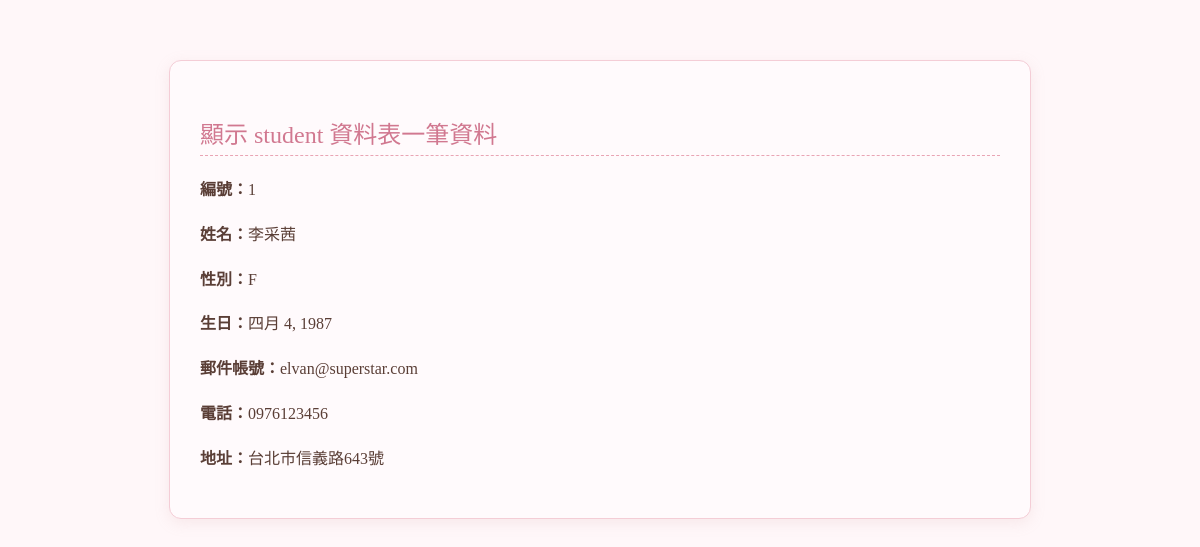
The app's page /listone/ with its own data.
### studentsapp/models.py (models this page shows, shortened)
class student(models.Model):
	cName = models.CharField(max_length=20, null=False)
	cSex = models.CharField(max_length=2, default='M', null=False)
	cBirthday = models.DateField(null=False)
	cEmail = models.EmailField(max_length=100, blank=True, default='')
	cPhone = models.CharField(max_length=50, blank=True, default='')
	cAddr = models.CharField(max_length=255,blank=True, default='')

### studentsapp/views.py (the view)
# urls.py: path('listone/', views.listone),
def listone(request):
	try:
		unit = student.objects.get(cName="李采茜") #讀取一筆資料
	except:
  		errormessage = " (讀取錯誤!)"
	return render(request, "listone.html", locals())

### templates/listone.html (shortened to what this page needs)
{% extends "base.html" %}
{% block content %}
  <h2>顯示 student 資料表一筆資料 {{ errormessage }}</h2>
  <div class="student-card">
    <p><strong>編號：</strong>{{ unit.id }}</p>
    <p><strong>姓名：</strong>{{ unit.cName }}</p>
    <p><strong>性別：</strong>{{ unit.cSex }}</p>
    <p><strong>生日：</strong>{{ unit.cBirthday }}</p>
    <p><strong>郵件帳號：</strong>{{ unit.cEmail }}</p>
    <p><strong>電話：</strong>{{ unit.cPhone }}</p>
    <p><strong>地址：</strong>{{ unit.cAddr }}</p>
  </div>
{% endblock %}

### static/style.css (style rules this page uses)
body { background-color: #fff7f9; font-family: 'Noto Serif JP', 'Yu Mincho', serif; color: #5a3e36; margin: 0; padding: 0; }
h1, h2, h3 { color: #d17890; font-weight: normal; border-bottom: 1px dashed #e9a4b4; padding-bottom: 5px; margin-top: 1em; }
p { line-height: 1.8; margin-bottom: 15px; }

### records on screen
student: id "1", cName "李采茜", cSex "F", cBirthday "四月 4, 1987", cEmail "elvan@superstar.com", cPhone "0976123456", cAddr "台北市信義路643號"
